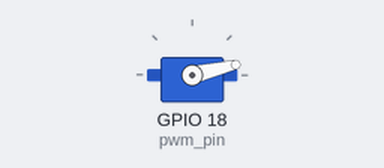
Bench run of a program on a simulated Raspberry Pi (BCM pin numbers). On the bench: servo. Servo angles are drawn from the pulse width (0.5 ms = 0°, 2.5 ms = 180°); what the program prints to the terminal is not drawn. At 20.6 s the program stops and its outputs stay as they are.

Above: at 0.05 s.
At 1.7 s:
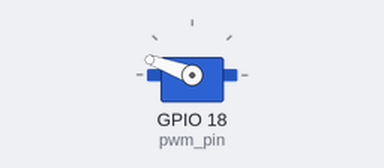
At 3.35 s:
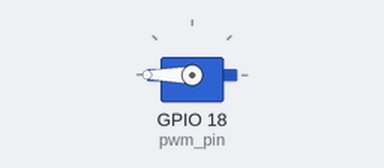
At 6.7 s:
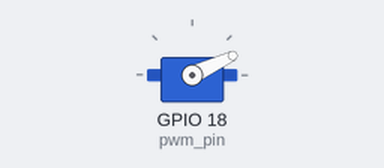
Timing chart, 0 to 8.9 s (numbered marks = the images above):
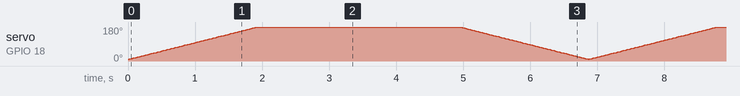

The program:

servo_test2.py
```python
import RPi.GPIO as GPIO
import time

pwm_pin = 18

GPIO.setwarnings(False)
GPIO.setmode(GPIO.BCM)
GPIO.setup(pwm_pin, GPIO.OUT)

pwm = GPIO.PWM(pwm_pin, 50)
pwm.start(3.0)

for i in range(0, 3):
    for high in range(30, 200):
        pwm.ChangeDutyCycle(high/10.0)
        print(f'각도 : {((high/10.0)-3)*10}')
        time.sleep(0.02)

    for low in range(200, 30, -1):
        pwm.ChangeDutyCycle(low/10.0)
        print(f'각도 : {((low/10.0)-3)*10}')
        time.sleep(0.02)

pwm.ChangeDutyCycle(0)
pwm.stop()
GPIO.cleanup()
```
